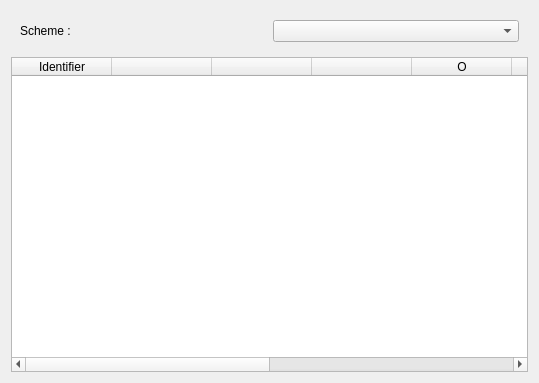
<ui version="4.0" >
 <class>FormatConfig</class>
 <widget class="QWidget" name="FormatConfig" >
  <property name="geometry" >
   <rect>
    <x>0</x>
    <y>0</y>
    <width>539</width>
    <height>383</height>
   </rect>
  </property>
  <property name="sizePolicy" >
   <sizepolicy vsizetype="MinimumExpanding" hsizetype="MinimumExpanding" >
    <horstretch>0</horstretch>
    <verstretch>0</verstretch>
   </sizepolicy>
  </property>
  <property name="windowTitle" >
   <string>Form</string>
  </property>
  <layout class="QVBoxLayout" name="verticalLayout" >
   <item>
    <widget class="QFrame" name="m_frame" >
     <property name="frameShape" >
      <enum>QFrame::NoFrame</enum>
     </property>
     <property name="frameShadow" >
      <enum>QFrame::Plain</enum>
     </property>
     <layout class="QGridLayout" name="gridLayout" >
      <item row="0" column="0" >
       <widget class="QLabel" name="label" >
        <property name="text" >
         <string>Scheme :</string>
        </property>
       </widget>
      </item>
      <item row="0" column="1" >
       <widget class="QComboBox" name="m_selector" />
      </item>
     </layout>
    </widget>
   </item>
   <item>
    <widget class="QTableWidget" name="m_table" >
     <property name="sizePolicy" >
      <sizepolicy vsizetype="MinimumExpanding" hsizetype="MinimumExpanding" >
       <horstretch>0</horstretch>
       <verstretch>0</verstretch>
      </sizepolicy>
     </property>
     <property name="selectionMode" >
      <enum>QAbstractItemView::SingleSelection</enum>
     </property>
     <property name="selectionBehavior" >
      <enum>QAbstractItemView::SelectRows</enum>
     </property>
     <column>
      <property name="text" >
       <string>Identifier</string>
      </property>
     </column>
     <column>
      <property name="text" >
       <string> </string>
      </property>
     </column>
     <column>
      <property name="text" >
       <string> </string>
      </property>
     </column>
     <column>
      <property name="text" >
       <string> </string>
      </property>
     </column>
     <column>
      <property name="text" >
       <string>O</string>
      </property>
     </column>
     <column>
      <property name="text" >
       <string> </string>
      </property>
     </column>
     <column>
      <property name="text" >
       <string>W</string>
      </property>
     </column>
     <column>
      <property name="text" >
       <string> </string>
      </property>
     </column>
     <column>
      <property name="text" >
       <string> </string>
      </property>
     </column>
     <column>
      <property name="text" >
       <string> </string>
      </property>
     </column>
    </widget>
   </item>
  </layout>
 </widget>
 <resources/>
 <connections/>
</ui>
